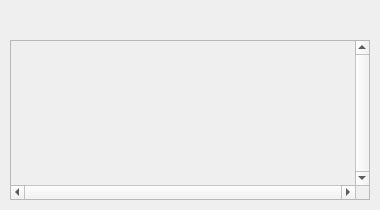
<?xml version="1.0" encoding="UTF-8"?>
<ui version="4.0">
 <class>FindLabel</class>
 <widget class="QWidget" name="FindLabel">
  <property name="geometry">
   <rect>
    <x>0</x>
    <y>0</y>
    <width>380</width>
    <height>210</height>
   </rect>
  </property>
  <property name="windowTitle">
   <string>Form</string>
  </property>
  <widget class="QLabel" name="Info1">
   <property name="geometry">
    <rect>
     <x>10</x>
     <y>10</y>
     <width>300</width>
     <height>16</height>
    </rect>
   </property>
   <property name="text">
    <string/>
   </property>
  </widget>
  <widget class="QScrollArea" name="Scroller">
   <property name="geometry">
    <rect>
     <x>10</x>
     <y>40</y>
     <width>360</width>
     <height>160</height>
    </rect>
   </property>
   <property name="verticalScrollBarPolicy">
    <enum>Qt::ScrollBarAlwaysOn</enum>
   </property>
   <property name="horizontalScrollBarPolicy">
    <enum>Qt::ScrollBarAlwaysOn</enum>
   </property>
   <property name="widgetResizable">
    <bool>true</bool>
   </property>
   <widget class="QWidget" name="ScrollWidget">
    <property name="geometry">
     <rect>
      <x>0</x>
      <y>0</y>
      <width>344</width>
      <height>144</height>
     </rect>
    </property>
   </widget>
  </widget>
 </widget>
 <resources/>
 <connections/>
</ui>
